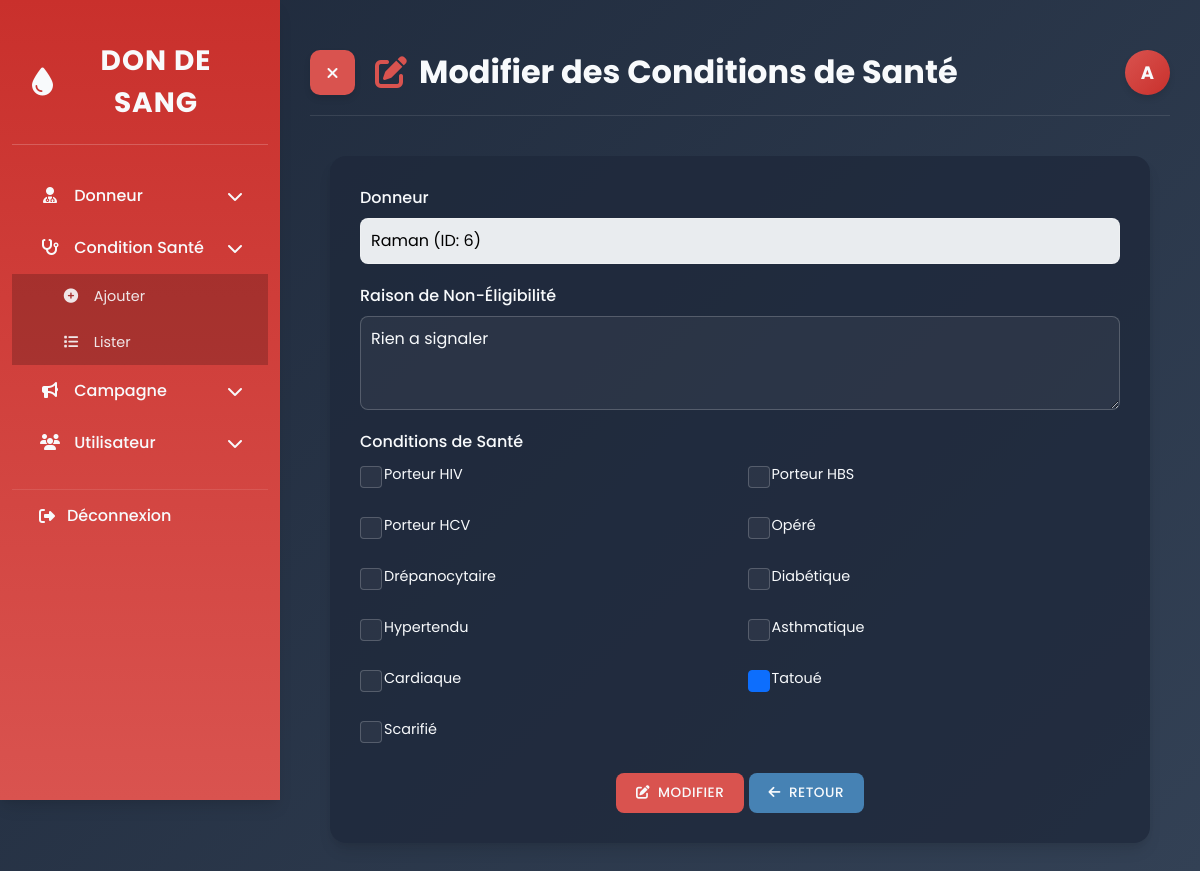
/index.php?action=modifier_condition&id=6 (signed in), run on the app's committed database.
### tables this page shows
CREATE TABLE `conditions_sante` (
  `ID_Donneur` int NOT NULL,
  `Raison_Non_Eligibilite` varchar(255) DEFAULT NULL,
  `Porteur_HIV` tinyint(1) DEFAULT '0',
  `Porteur_HBS` tinyint(1) DEFAULT '0',
  `Porteur_HCV` tinyint(1) DEFAULT '0',
  `Opere` tinyint(1) DEFAULT '0',
  `Drepanocytaire` tinyint(1) DEFAULT '0',
  `Diabetique` tinyint(1) DEFAULT '0',
  `Hypertendu` tinyint(1) DEFAULT '0',
  `Asthmatique` tinyint(1) DEFAULT '0',
  `Cardiaque` tinyint(1) DEFAULT '0',
  `Tatoue` tinyint(1) DEFAULT '0',
  `Scarifie` tinyint(1) DEFAULT '0',
  PRIMARY KEY (`ID_Donneur`),
  CONSTRAINT `conditions_sante_ibfk_1` FOREIGN KEY (`ID_Donneur`) REFERENCES `donneurs` (`ID`)
);

CREATE TABLE `donneurs` (
  `ID` int NOT NULL AUTO_INCREMENT,
  `Date_Remplissage` date NOT NULL,
  `Date_Naissance` date NOT NULL,
  `Niveau_Etude` varchar(50) DEFAULT NULL,
  `Genre` varchar(10) NOT NULL,
  `Taille` float DEFAULT NULL,
  `Poids` float DEFAULT NULL,
  `Situation_Matrimoniale` varchar(20) DEFAULT NULL,
  `Profession` varchar(50) DEFAULT NULL,
  `Arrondissement_Residence` varchar(50) DEFAULT NULL,
  `Quartier_Residence` varchar(50) DEFAULT NULL,
  `Age` int DEFAULT NULL,
  `nom` varchar(60) DEFAULT NULL,
  PRIMARY KEY (`ID`)
);

### config/Database.php (called while the page is built, shortened)
<?php
class Database {
    private $host = "localhost";
    private $dbname = "gestion_donneurs";
    private $username = "root";
    private $password = "Keyce-2024";
    private $pdo;
    public function connect() {
        if ($this->pdo === null) {
            try {
                $this->pdo = new PDO(
                    "mysql:host={$this->host};dbname={$this->dbname};charset=utf8",
                    $this->username,
                    $this->password
                );
                $this->pdo->setAttribute(PDO::ATTR_ERRMODE, PDO::ERRMODE_EXCEPTION);
                $this->pdo->setAttribute(PDO::ATTR_DEFAULT_FETCH_MODE, PDO::FETCH_ASSOC);
            } catch (PDOException $e) {
                die("Erreur de connexion à la base de données : " . $e->getMessage());
            }
        }
        return $this->pdo;
    }
}
?>

### classes/ConditionSante.php (called while the page is built, shortened)
<?php
require_once '../config/Database.php';
class ConditionSante {
    private $db;
    public function __construct() {
        $this->db = (new Database())->connect();
    }
    public function lire($idDonneur) {
        $query = "SELECT * FROM Conditions_Sante WHERE ID_Donneur = :id";
        $stmt = $this->db->prepare($query);
        $stmt->bindParam(':id', $idDonneur);
        $stmt->execute();
        return $stmt->fetch(PDO::FETCH_ASSOC);
    }
}
?>

### views/conditions_sante/modifier.php (the view, shortened to what this page needs)
<?php
$roleLetter = '';
switch ($_SESSION['utilisateur_role'] ?? 'inconnu') {
    case 'admin':
        $roleLetter = 'A';
        break;
}
?>
<!DOCTYPE html>
<html lang="fr">
<head>
    <link rel="stylesheet" href="https://cdnjs.cloudflare.com/ajax/libs/bootstrap/5.3.0/css/bootstrap.min.css">
    <link rel="stylesheet" href="https://cdnjs.cloudflare.com/ajax/libs/font-awesome/6.4.0/css/all.min.css">
</head>
<body>
    <div class="container-fluid">
        <div class="row">
            <div class="sidebar" id="sidebar">
                <div class="sidebar-header">
                    <div class="sidebar-logo">
                        <i class="fas fa-tint"></i> Don de Sang
                    </div>
                </div>
                <div class="sidebar-menu">
                    <div class="menu-item" id="menuDonneur">
                        <div>
                            <i class="fas fa-user-md menu-icon"></i> Donneur
                        </div>
                        <i class="fas fa-chevron-down"></i>
                    </div>
                    <div class="menu-item" id="menuConditionSanter">
                        <div>
                            <i class="fas fa-stethoscope menu-icon"></i> Condition Santé
                        </div>
                        <i class="fas fa-chevron-down"></i>
                    </div>
                    <div class="sub-menu" id="subMenuConditionSanter">
                        <div class="sub-menu-item">
                            <a href="index.php?action=ajouter_condition">
                                <i class="fas fa-plus-circle"></i> Ajouter
                            </a>
                        </div>
                        <div class="sub-menu-item">
                            <a href="index.php?action=lister_conditions">
                                <i class="fas fa-list"></i> Lister
                            </a>
                        </div>
                    </div>
                    <div class="menu-item" id="menuCampagne">
                        <div>
                            <i class="fas fa-bullhorn menu-icon"></i> Campagne
                        </div>
                        <i class="fas fa-chevron-down"></i>
                    </div>
                    <?php if (isset($_SESSION['utilisateur_role']) && $_SESSION['utilisateur_role'] === 'admin'): ?>
                        <div class="menu-item" id="menuUtilisateur">
                            <div>
                                <i class="fas fa-users menu-icon"></i> Utilisateur
                            </div>
                            <i class="fas fa-chevron-down"></i>
                        </div>
                    <?php endif; ?>
                    <div class="logout-item">
                        <a href="index.php?action=deconnecter">
                            <i class="fas fa-sign-out-alt"></i> Déconnexion
                        </a>
                    </div>
                </div>
            </div>
            <div class="main-content" id="mainContent">
                <div class="page-header">
                    <div style="display: flex; align-items: center;">
                        <button id="sidebarToggle" aria-label="Toggle Sidebar">
                            <i class="fas fa-bars"></i>
                        </button>
                        <h1><i class="fas fa-edit"></i> Modifier des Conditions de Santé</h1>
                    </div>
                    <div class="user-circle" data-bs-toggle="modal" data-bs-target="#userInfoModal">
                        <?php echo $roleLetter; ?>
                    </div>
                </div>
                <div class="form-container">
                    <div class="form-frame">
                        <form action="index.php?action=modifier_condition&id=<?php echo $condition['ID_Donneur']; ?>" method="POST">
                            <div class="form-grid">
                                <div class="full-width">
                                    <label for="id_donneur" class="form-label">Donneur</label>
                                    <select style="color: black;" class="form-select" id="id_donneur" name="id_donneur" disabled>
                                        <?php foreach ($donneurs as $donneur): ?>
                                            <option value="<?php echo $donneur['ID']; ?>" <?php echo $donneur['ID'] == $condition['ID_Donneur'] ? 'selected' : ''; ?> >
                                                <?php echo $donneur['nom'] . " (ID: " . $donneur['ID'] . ")"; ?>
                                            </option>
                                        <?php endforeach; ?>
                                    </select>
                                </div>
                                <div class="full-width">
                                    <label for="raison_non_eligibilite" class="form-label">Raison de Non-Éligibilité</label>
                                    <textarea class="form-control" id="raison_non_eligibilite" name="raison_non_eligibilite" rows="3"><?php echo $condition['Raison_Non_Eligibilite']; ?></textarea>
                                </div>
                                <div class="full-width">
                                    <label class="form-label">Conditions de Santé</label>
                                    <div class="checkbox-grid">
                                        <div class="form-check">
                                            <input class="form-check-input" type="checkbox" id="porteur_hiv" name="porteur_hiv" <?php echo $condition['Porteur_HIV'] ? 'checked' : ''; ?>>
                                            <label class="form-check-label" for="porteur_hiv">Porteur HIV</label>
                                        </div>
                                        <div class="form-check">
                                            <input class="form-check-input" type="checkbox" id="porteur_hbs" name="porteur_hbs" <?php echo $condition['Porteur_HBS'] ? 'checked' : ''; ?>>
                                            <label class="form-check-label" for="porteur_hbs">Porteur HBS</label>
                                        </div>
                                        <div class="form-check">
                                            <input class="form-check-input" type="checkbox" id="porteur_hcv" name="porteur_hcv" <?php echo $condition['Porteur_HCV'] ? 'checked' : ''; ?>>
                                            <label class="form-check-label" for="porteur_hcv">Porteur HCV</label>
                                        </div>
                                        <div class="form-check">
                                            <input class="form-check-input" type="checkbox" id="opere" name="opere" <?php echo $condition['Opere'] ? 'checked' : ''; ?>>
                                            <label class="form-check-label" for="opere">Opéré</label>
                                        </div>
                                        <div class="form-check">
                                            <input class="form-check-input" type="checkbox" id="drepanocytaire" name="drepanocytaire" <?php echo $condition['Drepanocytaire'] ? 'checked' : ''; ?>>
                                            <label class="form-check-label" for="drepanocytaire">Drépanocytaire</label>
                                        </div>
                                        <div class="form-check">
                                            <input class="form-check-input" type="checkbox" id="diabetique" name="diabetique" <?php echo $condition['Diabetique'] ? 'checked' : ''; ?>>
                                            <label class="form-check-label" for="diabetique">Diabétique</label>
                                        </div>
                                        <div class="form-check">
                                            <input class="form-check-input" type="checkbox" id="hypertendu" name="hypertendu" <?php echo $condition['Hypertendu'] ? 'checked' : ''; ?>>
                                            <label class="form-check-label" for="hypertendu">Hypertendu</label>
                                        </div>
                                        <div class="form-check">
                                            <input class="form-check-input" type="checkbox" id="asthmatique" name="asthmatique" <?php echo $condition['Asthmatique'] ? 'checked' : ''; ?>>
                                            <label class="form-check-label" for="asthmatique">Asthmatique</label>
                                        </div>
                                        <div class="form-check">
                                            <input class="form-check-input" type="checkbox" id="cardiaque" name="cardiaque" <?php echo $condition['Cardiaque'] ? 'checked' : ''; ?>>
                                            <label class="form-check-label" for="cardiaque">Cardiaque</label>
                                        </div>
                                        <div class="form-check">
                                            <input class="form-check-input" type="checkbox" id="tatoue" name="tatoue" <?php echo $condition['Tatoue'] ? 'checked' : ''; ?>>
                                            <label class="form-check-label" for="tatoue">Tatoué</label>
                                        </div>
                                        <div class="form-check">
                                            <input class="form-check-input" type="checkbox" id="scarifie" name="scarifie" <?php echo $condition['Scarifie'] ? 'checked' : ''; ?>>
                                            <label class="form-check-label" for="scarifie">Scarifié</label>
                                        </div>
                                    </div>
                                </div>
                            </div>
                            <div class="text-center">
                                <button type="submit" class="btn btn-primary"><i class="fas fa-edit me-2"></i>Modifier</button>
                                <a href="index.php?action=lister_conditions" class="btn btn-secondary"><i class="fas fa-arrow-left me-2"></i>Retour</a>
                            </div>
                        </form>
                    </div>
                </div>
            </div>
        </div>
    </div>
</body>
</html>

### data on the page
conditions_sante: id_donneur "Raman (ID: 6)", raison_non_eligibilite "Rien a signaler", Tatoue "☑"

### other printed values
$roleLetter "A"
